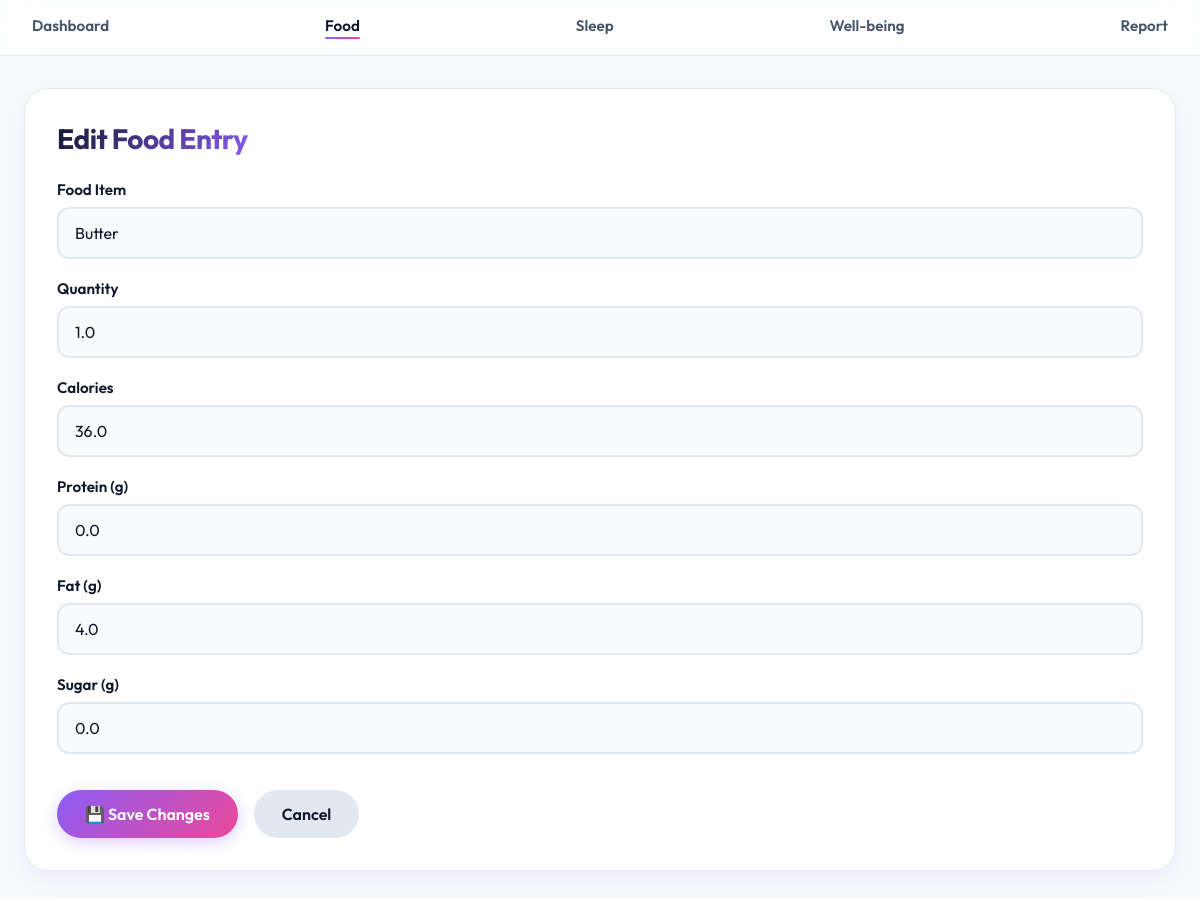
The page /food/edit/61 on the database its author committed.
### tables this page shows
CREATE TABLE food_log (
            id INTEGER PRIMARY KEY AUTOINCREMENT,
            date TEXT,
            meal TEXT,
            food TEXT,
            qty REAL,
            calories REAL,
            protein REAL,
            fat REAL,
            sugar REAL
        );

### app.py (the view, shortened to what this page needs)
@app.route("/food/edit/<int:id>", methods=["GET", "POST"])
def edit_food(id):
    db = get_db()
    food = db.execute("SELECT * FROM food_log WHERE id=?", (id,)).fetchone()
    db.close()
    return render_template("edit_food.html", f=food)

### app.py (called while the page is built)
def get_db():
    db = sqlite3.connect(DB_NAME)
    db.row_factory = sqlite3.Row
    return db

### templates/edit_food.html (shortened to what this page needs)
<!DOCTYPE html>
<html lang="en">
<head>
    <link rel="stylesheet" href="/static/style.css">
</head>
<body>
<div class="navbar">
    <a href="/">Dashboard</a>
    <a href="/food" class="active">Food</a>
    <a href="/sleep">Sleep</a>
    <a href="/wellbeing">Well-being</a>
    <a href="/report">Report</a>
</div>
<div class="page-container">
    <div class="card">
        <h2>Edit Food Entry</h2>
        <form method="post">
            <div class="form-row">
                <label>Food Item</label>
                <input type="text" value="{{ f.food }}" disabled>
            </div>
            <div class="form-row">
                <label>Quantity</label>
                <input
                    type="number"
                    step="0.1"
                    name="qty"
                    value="{{ f.qty }}"
                    required
                >
            </div>
            <div class="form-row">
                <label>Calories</label>
                <input
                    type="number"
                    step="0.1"
                    name="calories"
                    value="{{ f.calories }}"
                    required
                >
            </div>
            <div class="form-row">
                <label>Protein (g)</label>
                <input
                    type="number"
                    step="0.1"
                    name="protein"
                    value="{{ f.protein }}"
                    required
                >
            </div>
            <div class="form-row">
                <label>Fat (g)</label>
                <input
                    type="number"
                    step="0.1"
                    name="fat"
                    value="{{ f.fat }}"
                    required
                >
            </div>
            <div class="form-row">
                <label>Sugar (g)</label>
                <input
                    type="number"
                    step="0.1"
                    name="sugar"
                    value="{{ f.sugar }}"
                    required
                >
            </div>
            <div class="form-actions">
                <button type="submit" class="primary-btn">
                    💾 Save Changes
                </button>
                <a href="/food?date={{ f.date }}" class="secondary-btn">
                    Cancel
                </a>
            </div>
        </form>
    </div>
</div>
</body>
</html>

### static/style.css (style rules this page uses)
:root { --font-heading: 'Outfit', sans-serif; --font-body: 'Outfit', sans-serif; --bg-color: #f8fafc; --card-bg: rgba(255, 255, 255, 0.9); --text-main: #0f172a; --text-muted: #475569; --nav-bg: rgba(255, 255, 255, 0.75); --border-color: #e2e8f0; --accent-primary: #8b5cf6; --accent-hover: #7c3aed; --accent-secondary: #ec4899; --accent-success: #10b981; --accent-warning: #f59e0b; --accent-danger: #ef4444; --shadow-sm: 0 4px 6px -1px rgba(0, 0, 0, 0.05); --shadow-md: 0 10px 25px -3px rgba(139, 92, 246, 0.1); --shadow-hover: 0 20px 30px -5px rgba(139, 92, 246, 0.2); --glass-blur: blur(16px); --success: var(--accent-success); --alert: var(--accent-warning); --danger: var(--accent-danger); }
body, .navbar, .card, .date-control, .theme-btn, .primary-btn, .secondary-btn, .log-table, table, th, td, input, select, textarea, .progress-card, .chart-block, .preset-btn, .increment-btn, .muscle-card, .repeat-card { transition: background-color 0.3s ease, color 0.3s ease, border-color 0.3s ease, box-shadow 0.3s ease, opacity 0.3s ease; }
.navbar a::after, .theme-btn:hover, .primary-btn:hover, .card:hover, .action-btn:hover, .progress-card:hover, .preset-btn:hover, .increment-btn:hover, .muscle-card:hover, .repeat-card:hover { transition: transform 0.3s cubic-bezier(0.34, 1.56, 0.64, 1), background-color 0.2s ease, border-color 0.2s ease; }
* { margin: 0; padding: 0; box-sizing: border-box; font-family: inherit; }
body { font-family: var(--font-body); background: var(--bg-color); color: var(--text-main); min-height: 100vh; }
h1, h2, h3, h4, h5, h6 { font-family: var(--font-heading); font-weight: 700; letter-spacing: -0.02em; }
.navbar { display: flex; align-items: center; justify-content: space-between; padding: 16px 32px; background: var(--nav-bg); backdrop-filter: var(--glass-blur); -webkit-backdrop-filter: var(--glass-blur); border-bottom: 1px solid var(--border-color); position: sticky; top: 0; z-index: 100; }
.navbar a { color: var(--text-muted); text-decoration: none; font-weight: 600; font-size: 0.95rem; position: relative; padding-bottom: 4px; }
.navbar a::after { content: ''; position: absolute; width: 0; height: 2px; bottom: 0; left: 0; background: linear-gradient(90deg, var(--accent-primary), var(--accent-secondary)); transition: width 0.3s ease; border-radius: 2px; }
.navbar a:hover, .navbar a.active { color: var(--text-main); }
.navbar a:hover::after, .navbar a.active::after { width: 100%; }
.page-container { max-width: 1200px; margin: 32px auto; padding: 0 24px; }
.card { background: var(--card-bg); backdrop-filter: var(--glass-blur); -webkit-backdrop-filter: var(--glass-blur); border-radius: 24px; padding: 32px; margin-bottom: 32px; box-shadow: var(--shadow-md); border: 1px solid var(--border-color); }
.card h2 { margin-bottom: 24px; font-size: 1.75rem; background: linear-gradient(135deg, var(--text-main), var(--accent-primary)); -webkit-background-clip: text; background-clip: text; -webkit-text-fill-color: transparent; display: inline-block; }
form label { display: block; margin-bottom: 8px; font-weight: 600; color: var(--text-main); font-size: 0.95rem; }
form input, form select, form textarea { width: 100%; padding: 14px 16px; margin-bottom: 20px; border-radius: 12px; border: 2px solid var(--border-color); background: var(--bg-color); color: var(--text-main); font-size: 1rem; outline: none; }
.form-actions { display: flex; gap: 16px; margin-top: 16px; }
.primary-btn { background: linear-gradient(135deg, var(--accent-primary), var(--accent-secondary)); color: white; padding: 14px 28px; border: none; border-radius: 99px; cursor: pointer; font-weight: 600; font-size: 1rem; box-shadow: 0 4px 15px rgba(139, 92, 246, 0.3); }
.secondary-btn { background: var(--border-color); color: var(--text-main); padding: 14px 28px; border-radius: 99px; text-decoration: none; font-weight: 600; }

### rows shown on the page
food_log: food "Butter", qty "1.0", calories "36.0", protein "0.0", fat "4.0", sugar "0.0"
